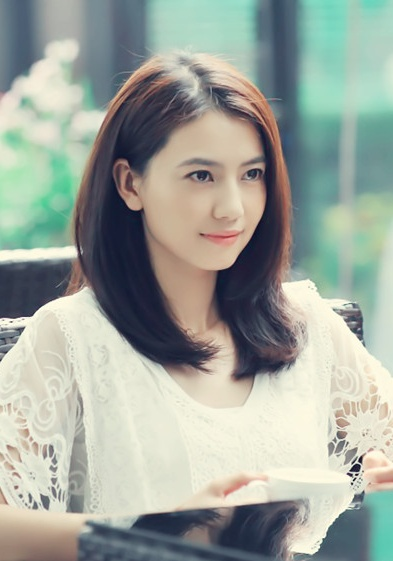
#> input picture images/yuanyuan.jpg, 393 x 561 px
$ python spiral_portrait.py images/yuanyuan.jpg
#> lines starting #> are read from the running program, lines starting #| are printed output that depends on the picture; after the words box and inside, x2 and y2 are one past the last pixel; in counts of white or black regions, pixels touching at a corner belong together
import sys
import numpy as np
import cv2

B = 3
RATIO = 6

def get_spiral_points(center, i):
    base_theta = np.pi/180 * i
    num = np.ceil(i * 10e-4).astype('uint8')
    result = []
    for j in range(num):
        theta = base_theta + j*np.pi/180/num
        r = theta * B
        x = int(center[0] + r*np.cos(theta))
        y = int(center[1] + r*np.sin(theta))
        result.append((x, y))
    return result

def draw_with_color():
    im = cv2.imread("images/yuanyuan.jpg")
    imgray = cv2.cvtColor(im, cv2.COLOR_BGR2GRAY)
    shape = imgray.shape
    mask = np.ones(shape) * 255
    width = shape[1]
    height = shape[0]
    center = (int(width/2), int(height/2))
    max_r = np.min(center)

    points = []
    num = int(max_r/np.pi*180/B)
    sizes = np.random.normal(2, 1, size=num).astype('uint8')
    sizes[sizes>3]=3
    sizes[sizes<2]=2
    sizes = np.random.randint(2, 4, size=num)

    for i in range(num):
        points = get_spiral_points(center, i)
        for point in points:
            cv2.circle(mask, point, radius=sizes[i], color=0, thickness=-1)

    mask = mask.astype(imgray.dtype)
    res = cv2.bitwise_or(imgray,mask)
    cv2.imshow("output", res)
    cv2.waitKey(0)
    cv2.destroyAllWindows()

def draw_with_thickness(filepath):
#> called with filepath = 'images/yuanyuan.jpg'
    im = cv2.imread(filepath)
#> im is the input picture: shape (561, 393, 3); mean B, G, R 156.2, 165.3, 157.9
    imgray = cv2.cvtColor(im, cv2.COLOR_BGR2GRAY)
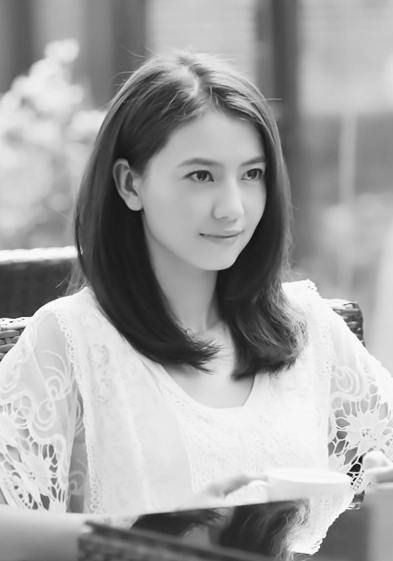
#> imgray: shape (561, 393); min 13, max 254, mean 162.1
    shape = imgray.shape
#> shape = (561, 393)
    newshape = np.multiply(shape, RATIO)
#> newshape = [3366, 2358]
    res = np.ones(newshape) * 255
    width = newshape[1]
#> width = 2358
    height = newshape[0]
#> height = 3366
    center = (int(width/2), int(height/2))
#> center = (1179, 1683)
    max_r = np.min(center)
#> max_r = 1179

    spiral_points = []
    num = int(max_r/np.pi*180/B)
#> num = 22517
    sizes = np.random.normal(2, 1, size=num).astype('uint8')
    sizes[sizes>3]=3
    sizes[sizes<2]=2
    sizes = np.random.randint(2, 4, size=num)

    for i in range(num):
        points = get_spiral_points(center, i)
        spiral_points.extend(points)

    min_color = np.min(imgray)
#> min_color = 13
    max_color = np.max(imgray)
#> max_color = 254
    samples = np.linspace(min_color, max_color, 4)
#> samples = [13, 93.33, 173.7, 254]

    for point in spiral_points:
        cord = (int(point[1]/RATIO), int(point[0]/RATIO))
        color = imgray[cord]
        size = 8-2*np.argmax(samples>=color)
        cv2.circle(res, point, radius=size, color=0, thickness=-1, lineType=cv2.LINE_AA)
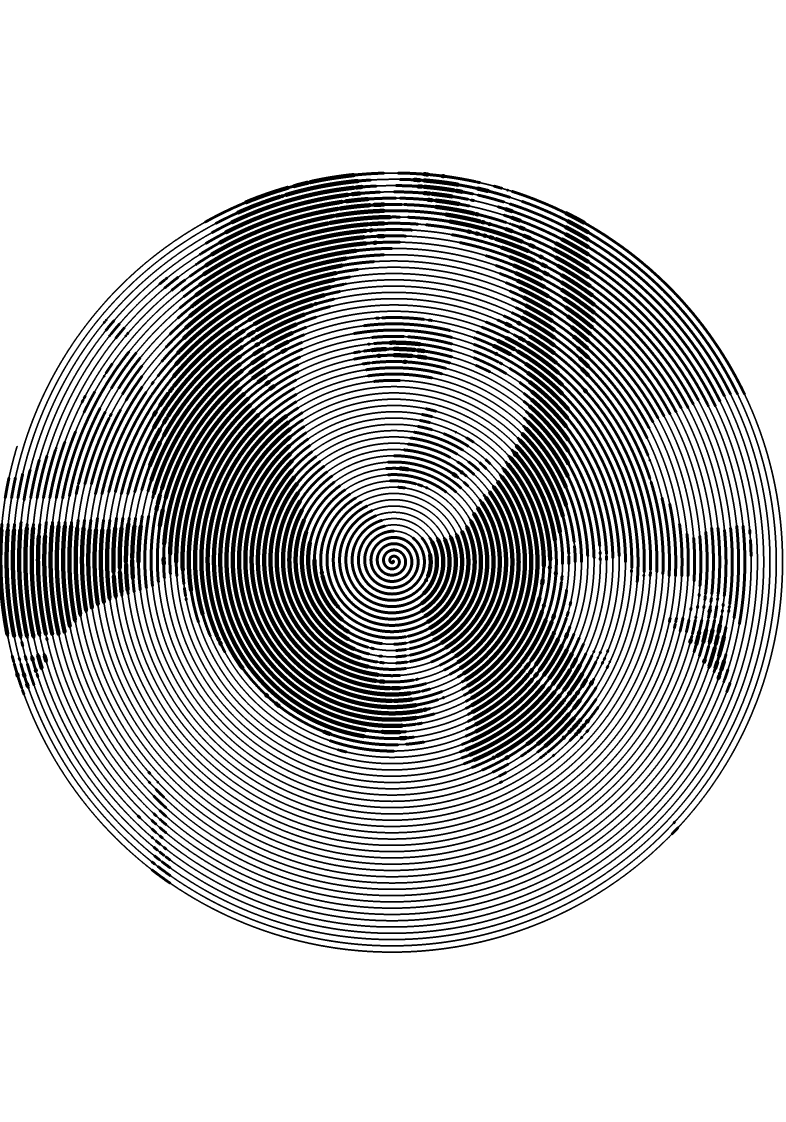
#> res: shape (3366, 2358) float64 (shown at 1/3 size); 77.5% white; 1 black region, box (x1, y1, x2, y2) and area: (0, 515, 2350, 2859) 1783455

#    kernel = np.ones((2,2),np.float32)/4
#    res = cv2.filter2D(res,-1,kernel)
    cv2.imwrite("output.jpg", res)
    cv2.imshow("output", res)
    cv2.waitKey(0)
    cv2.destroyAllWindows()


if __name__ == "__main__":
    if len(sys.argv) < 2:
        print("Usage: %s <file>" % sys.argv[0])
        sys.exit(1)
    filepath = sys.argv[1]
    draw_with_thickness(filepath)

$ run again, with images/bg.jpg copied over images/yuanyuan.jpg
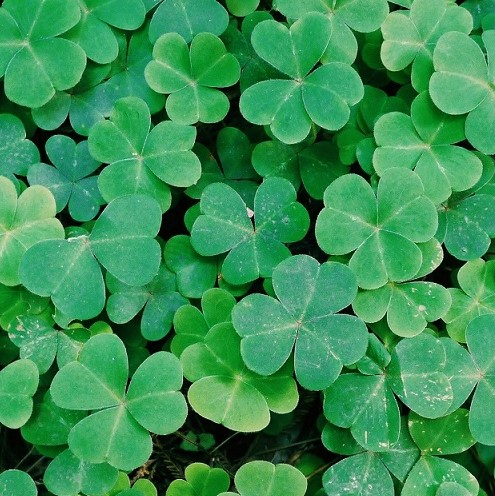
#> input picture images/bg.jpg, 495 x 496 px
#> in draw_with_thickness, im is the input picture: shape (496, 495, 3); mean B, G, R 84.9, 144.6, 56.1
#> in draw_with_thickness, `imgray = cv2.cvtColor(im, cv2.COLOR_BGR2GRAY)`:
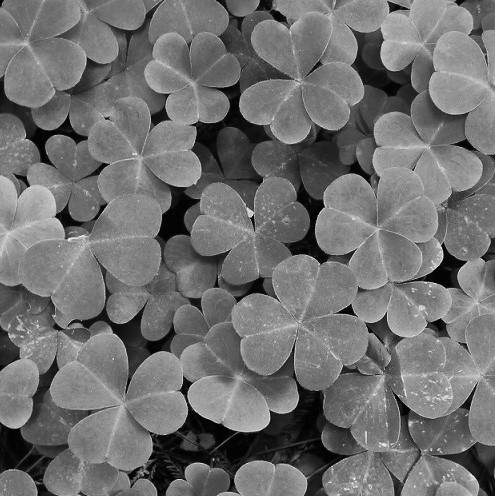
#> imgray: shape (496, 495); min 0, max 245, mean 111.4
#> min_color = 0
#> max_color = 245
#> after the loop in draw_with_thickness, `for point in spiral_points:`:
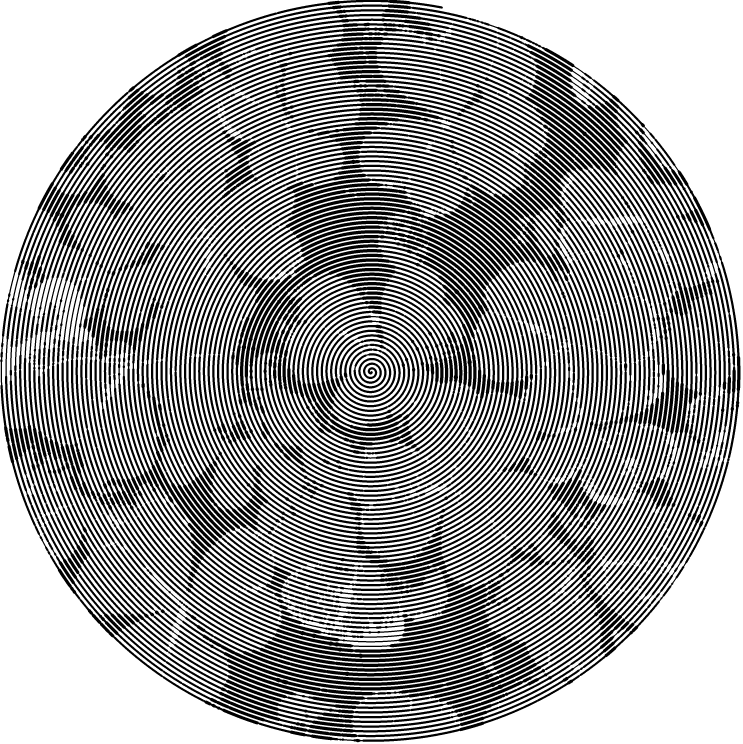
#> res: shape (2976, 2970) float64 (shown at 1/4 size); 61% white; 1 black region, box (x1, y1, x2, y2) and area: (1, 0, 2962, 2969) 3443001
